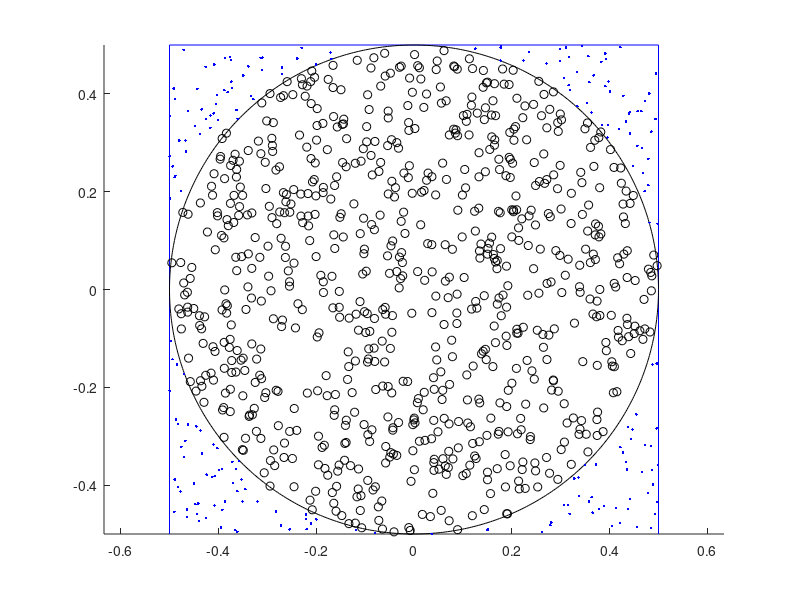

The MATLAB source for this figure:
%Estimate pi using a Monte Carlo approach
clear;                          %clear 
close all;                          %close all figures
NumSamples=1000;                    %Number of samples to be generated
L=1;                                %Square side [A.U.]
R=L/2;                              %Radius
Inside=0;                           %Number of points inside the circle
figure;                             %Open a new figure
hold on;
axis equal;                         %1-1 aspect ratio 
plot([-R,-R,R,R],[-R,R,R,-R],'b');  %Plot square
theta=0:0.01:2*pi; plot(R*cos(theta), R*sin(theta),'k');  %Plot circle
for k=1:NumSamples
    x=rand()-R;                     %x coordinate of the point
    y=rand()-R;                     %y coordinate of the point
    if sqrt(x*x+y*y)<=R             %is it inside?
        Inside=Inside+1;            %yes! increment Inside
        plot(x,y,'ko');             %plot a round marker
    else
        plot(x,y,'b.');             %no, plot a dot
    end    
end
Pi=4*Inside/NumSamples;             %Approximiation of pi